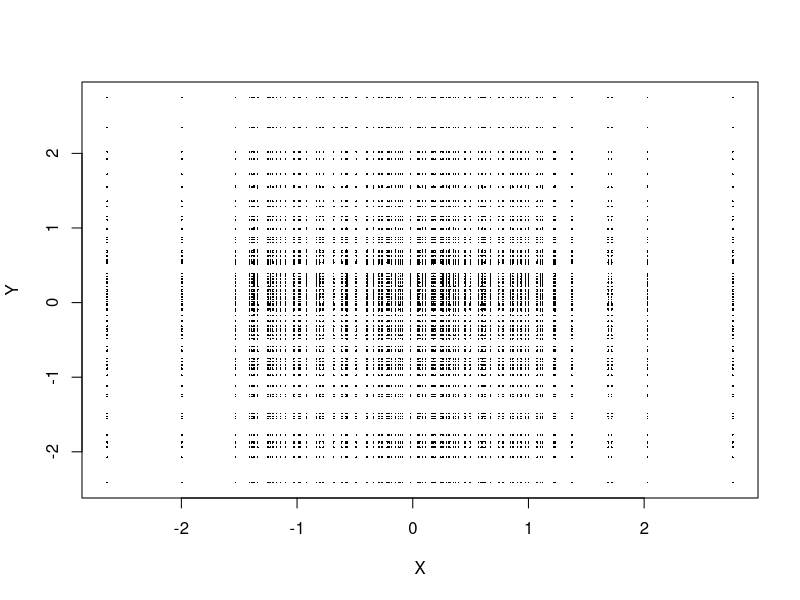

Source code (R): (Note: this script raises an error after producing the figure.)
n <- 1e5; ell0 <- 1e2; m0 <- 1e2
# set.seed(1)
X <- sample(rnorm(ell0), n, replace = TRUE)
Y <- sample(rnorm(m0), n, replace = TRUE)
plot(X, Y, pch = 16, cex = 0.2)
W <- rep(1, n)

res_R <- prepare.data(X, Y, W)
res_cpp <- prepare_data_cpp(X, Y, W)

all(res_R$x == res_cpp$x)
all(res_R$X == res_cpp$X)
all(res_R$y == res_cpp$y)
all(res_R$Y == res_cpp$Y)
all(res_R$ell == res_cpp$ell)
all(res_R$m == res_cpp$m)
all(res_R$w == res_cpp$w)
all(res_R$w_jplus == res_cpp$w_jplus)
all(res_R$w_plusk == res_cpp$w_plusk)
all(res_R$w_ul == res_cpp$w_ul)
all(res_R$w_ol == res_cpp$w_ol)

all(res_R$lL == res_cpp$lL + 1)
all(res_R$mM == res_cpp$mM + 1)

points(res_R$x[1:res_R$ell], res_R$y[res_R$mM[,1]], col = "red", pch = 1, cex = 0.7)
points(res_R$x[1:res_R$ell], res_R$y[res_R$mM[,2]], col = "red", pch = 1, cex = 0.7)
points(res_R$x[res_R$lL[,1]], res_R$y[1:res_R$m], col = "blue", pch = 16, cex = 0.5)
points(res_R$x[res_R$lL[,2]], res_R$y[1:res_R$m], col = "blue", pch = 16, cex = 0.5)

all(res_R$PP == res_cpp$PP)

microbenchmark::microbenchmark(prepare.data(X, Y, W),
                               prepare_data_cpp(X, Y, W),
                               times = 1e2)
